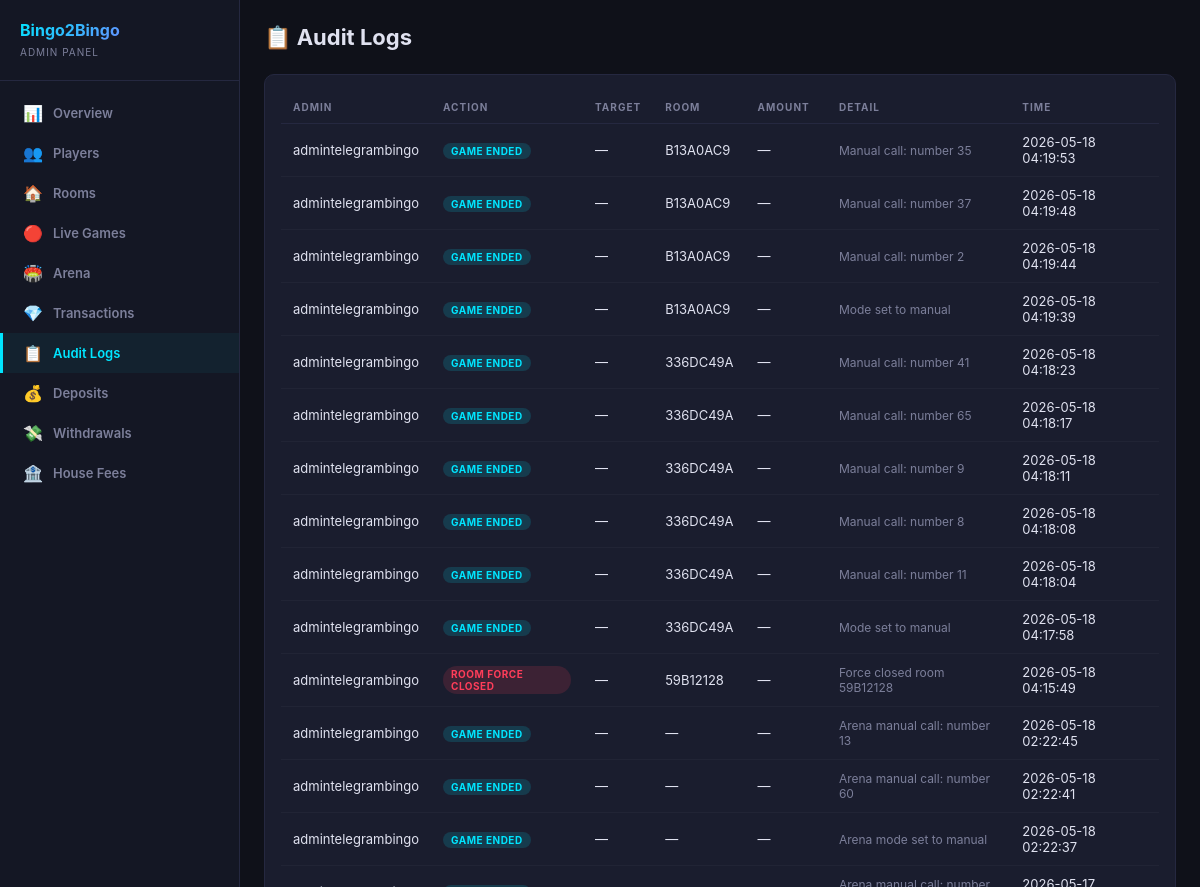
/dashboard/logs/ (signed in, upper part), run on an earlier commit of the app's database.
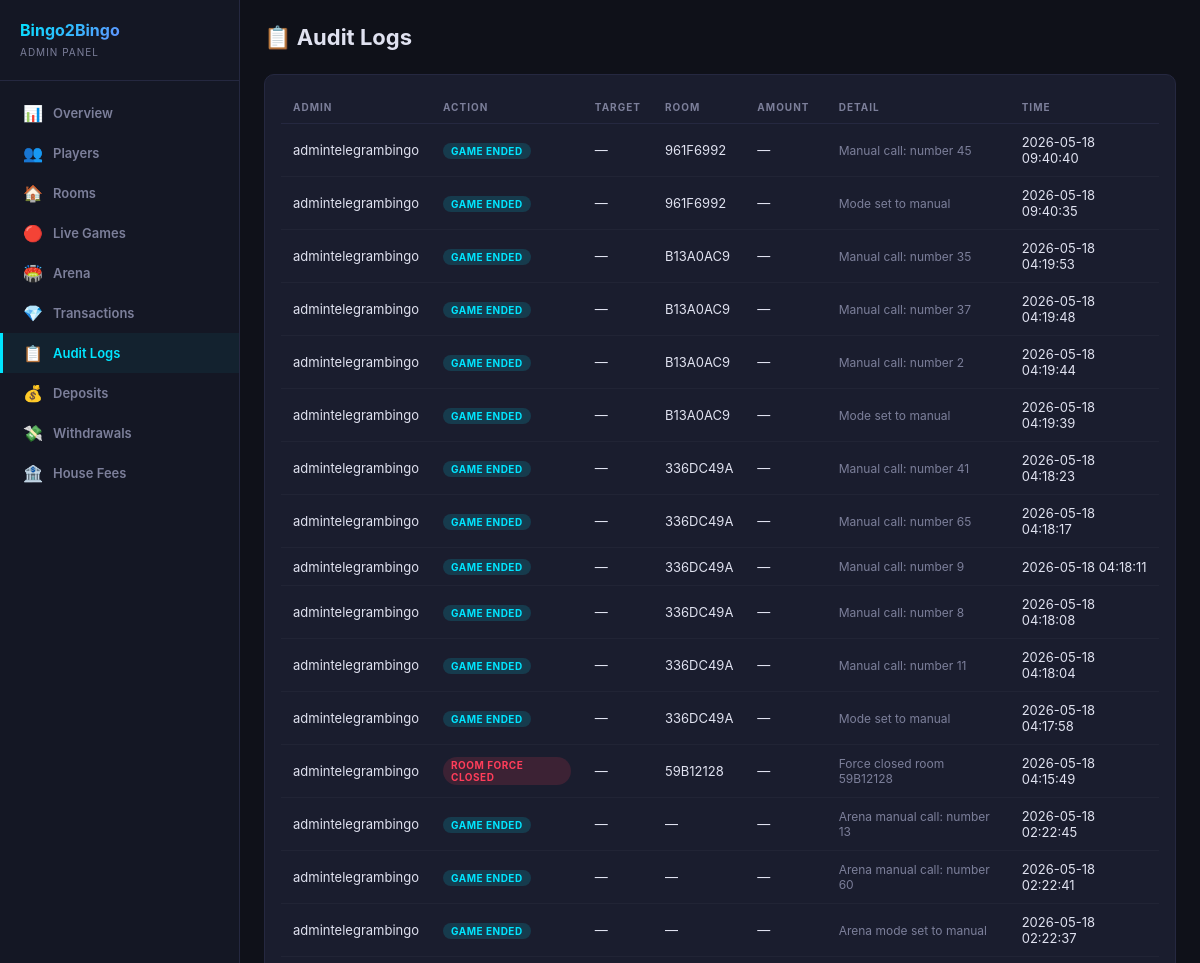
And on a later commit of the database.
### dashboard/models.py (models this page shows, shortened)
class AdminLog(models.Model):
    class Action(models.TextChoices):
        COIN_ADD = 'coin_add', 'Coins Added'
        COIN_DEDUCT = 'coin_deduct', 'Coins Deducted'
        COIN_RESET = 'coin_reset', 'Coins Reset'
        PLAYER_BAN = 'player_ban', 'Player Banned'
        PLAYER_UNBAN = 'player_unban', 'Player Unbanned'
        ROOM_CLOSE = 'room_close', 'Room Force Closed'
        PLAYER_KICK = 'player_kick', 'Player Kicked'
        GAME_END = 'game_end', 'Game Ended'
    admin_user = models.ForeignKey(User, on_delete=models.SET_NULL, null=True)
    action = models.CharField(max_length=20, choices=Action.choices)
    target_player = models.ForeignKey('users.Player', on_delete=models.SET_NULL, null=True, blank=True)
    target_room = models.ForeignKey('games.GameRoom', on_delete=models.SET_NULL, null=True, blank=True)
    amount = models.BigIntegerField(null=True, blank=True)
    detail = models.TextField(blank=True, default='')
    created_at = models.DateTimeField(default=timezone.now)
    class Meta:
        verbose_name = 'Admin Log'
        verbose_name_plural = 'Admin Logs'
        ordering = ['-created_at']

### games/models.py (models this page shows, shortened)
class GameRoom(models.Model):
    class RoomType(models.TextChoices):
        PUBLIC = 'public', 'Public'
        PRIVATE = 'private', 'Private'
    class Status(models.TextChoices):
        WAITING = 'waiting', 'Waiting'
        ACTIVE = 'active', 'Active'
        FINISHED = 'finished', 'Finished'
    class GameMode(models.TextChoices):
        AUTO = 'auto', 'Auto'
        MANUAL = 'manual', 'Manual'
    room_code = models.CharField(max_length=8, unique=True, blank=True)
    room_type = models.CharField(max_length=10, choices=RoomType.choices, default=RoomType.PUBLIC)
    status = models.CharField(max_length=10, choices=Status.choices, default=Status.WAITING)
    max_players = models.IntegerField(default=10)
    entry_fee = models.BigIntegerField(default=50)
    prize_pool = models.BigIntegerField(default=0)
    winner = models.ForeignKey(
        Player, null=True, blank=True,
        on_delete=models.SET_NULL,
        related_name='games_won'
    )
    players = models.ManyToManyField(Player, through='BingoCard', related_name='game_rooms')
    game_mode = models.CharField(max_length=10, choices=GameMode.choices, default=GameMode.AUTO)
    game_state = models.JSONField(default=dict, blank=True)
    created_at = models.DateTimeField(default=timezone.now)
    started_at = models.DateTimeField(null=True, blank=True)
    finished_at = models.DateTimeField(null=True, blank=True)
    class Meta:
        verbose_name = 'Game Room'
        verbose_name_plural = 'Game Rooms'
        ordering = ['-created_at']

### dashboard/views.py (the view)
# urls.py: path('logs/', views.logs, name='logs'),
@admin_required
def logs(request):
    logs_list = list(AdminLog.objects.select_related('admin_user', 'target_player', 'target_room')
        .order_by('-created_at')[:200])
    return render(request, 'dashboard/logs.html', {
        'logs': logs_list,
    })

### dashboard/auth.py (called while the page is built)
def admin_required(view_func):
    @wraps(view_func)
    def wrapper(request, *args, **kwargs):
        if not request.user.is_authenticated:
            return redirect('dashboard:login')
        if not request.user.is_staff and not request.user.is_superuser:
            messages.error(request, 'Access denied. Staff only.')
            return redirect('dashboard:login')
        return view_func(request, *args, **kwargs)
    return wrapper

### dashboard/templates/dashboard/logs.html
{% extends 'dashboard/base.html' %}
{% block content %}
<div class="header"><h1>📋 Audit Logs</h1></div>
<div class="card">
  <table>
    <thead><tr><th>Admin</th><th>Action</th><th>Target</th><th>Room</th><th>Amount</th><th>Detail</th><th>Time</th></tr></thead>
    <tbody>
    {% for log in logs %}
    <tr>
      <td>{{ log.admin_user.username|default:"system" }}</td>
      <td><span class="badge {% if 'ban' in log.action or 'deduct' in log.action or 'kick' in log.action or 'close' in log.action %}badge-danger{% elif 'add' in log.action %}badge-success{% else %}badge-info{% endif %}">{{ log.get_action_display }}</span></td>
      <td>{{ log.target_player.first_name|default:"—" }}</td>
      <td>{{ log.target_room.room_code|default:"—" }}</td>
      <td>{% if log.amount %}{{ log.amount }} 💰{% else %}—{% endif %}</td>
      <td style="color:var(--muted);font-size:12px;">{{ log.detail }}</td>
      <td>{{ log.created_at|date:"Y-m-d H:i:s" }}</td>
    </tr>
    {% empty %}
    <tr><td colspan="7" style="text-align:center;color:var(--muted);padding:32px;">No logs yet</td></tr>
    {% endfor %}
    </tbody>
  </table>
</div>
{% endblock %}

What changed in the data, as far as the page shows it:
added AdminLog: admin_user.username "admintelegrambingo", action "GAME ENDED", target_player.first_name "—", target_room.room_code "961F6992", detail "Manual call: number 45", created_at "2026-05-18 09:40:40"
added AdminLog: admin_user.username "admintelegrambingo", action "GAME ENDED", target_player.first_name "—", target_room.room_code "961F6992", detail "Mode set to manual", created_at "2026-05-18 09:40:35"
